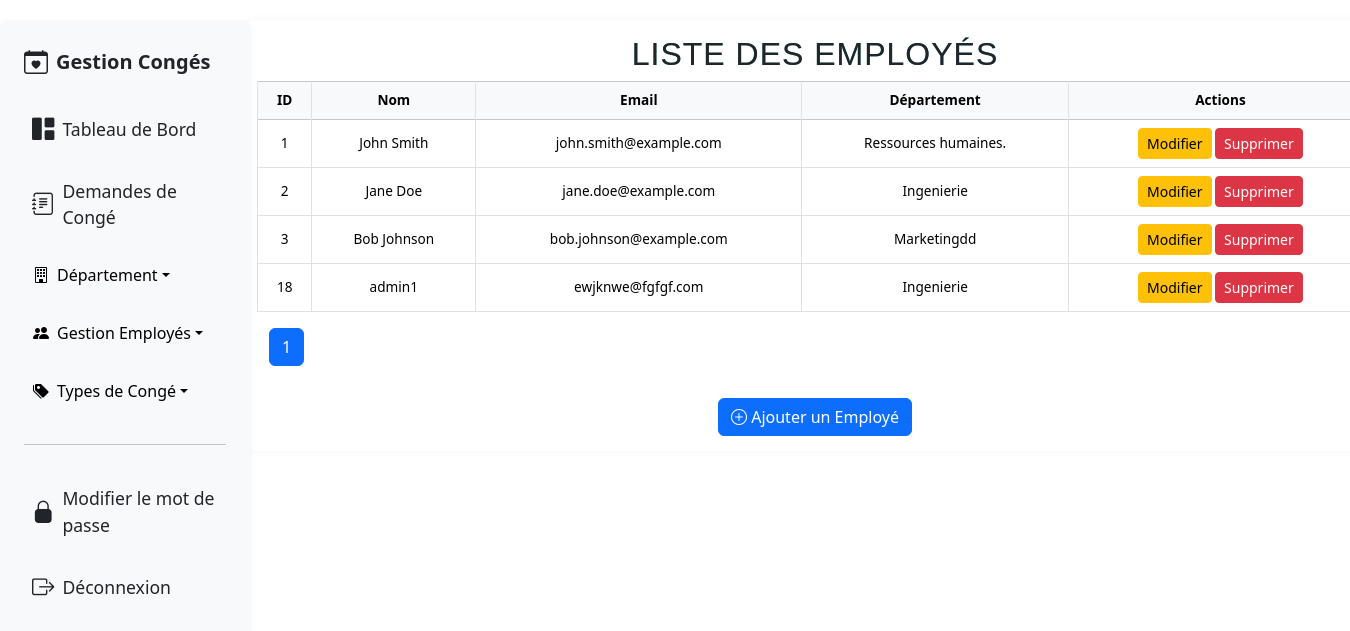
Page /admin/gereremployes.php (signed in) on the committed database.
### tables this page shows
CREATE TABLE `employes` (
  `id_employe` int(11) NOT NULL,
  `nom` varchar(100) NOT NULL,
  `email` varchar(100) NOT NULL,
  `telephone` varchar(20) DEFAULT NULL,
  `id_departement` int(11) DEFAULT NULL,
  `poste` varchar(100) DEFAULT NULL,
  `date_embauche` date DEFAULT NULL,
  `statut` varchar(50) NOT NULL DEFAULT 'Actif'
);

CREATE TABLE `departements` (
  `id_departement` int(11) NOT NULL,
  `nom_departement` varchar(100) NOT NULL
);

### admin/gereremployes.php (the view, shortened to what this page needs)
<?php
 if(!isset($_SESSION["username"])&&!isset($_SESSION["password"]) ){
      header("location: index.html");
 } else {
require_once "../connexion.php";
$num = 5;
$page = isset($_GET["page"]) ? $_GET["page"] : 1;
$depart = ($page - 1) * $num;
$emplSql = "SELECT e.*, d.nom_departement
FROM employes e
LEFT JOIN departements d ON e.id_departement = d.id_departement LIMIT $depart, $num";
$result = $connexion->query($emplSql);
$totalReq = "SELECT COUNT(*) AS total FROM employes";
$totalResult = mysqli_query($connexion, $totalReq);
$row = mysqli_fetch_assoc($totalResult);
$numberofrows = $row['total'];
?>
<!DOCTYPE html>
<html lang="fr">
<head>
    <link rel="stylesheet" href="../assets/style1.css">
</head>
<body>
    <div><?php include("includes/sidebar.php"); ?></div>
    <div class="container-fluid" style="margin-left: 140px;">
        <div class="table-container container-xl">
            <h2>Liste des Employés</h2>
            <table class="table table-bordered table-hover w-100">
                <thead class="table-light">
                    <tr>
                        <th>ID</th>
                        <th>Nom</th>
                        <th>Email</th>
                        <th>Département</th>
                        <th>Actions</th>
                    </tr>
                </thead>
                <tbody>
                    <?php while ($emp = $result->fetch_assoc()): ?>
                        <tr>
                            <td><?= $emp['id_employe'] ?></td>
                            <td><?= $emp['nom'] ?></td>
                            <td><?= $emp['email'] ?></td>
                            <td><?= $emp['nom_departement'] ?></td>
                            <td>
                                <a href="editemploye.php?id=<?= $emp['id_employe'] ?>" class="btn btn-sm btn-warning">Modifier</a>
                                <a href="?delete_id=<?= $emp['id_employe'] ?>" class="btn btn-sm btn-danger" onclick="return confirm('Supprimer cet employé ?');">Supprimer</a>
                            </td>
                        </tr>
                    <?php endwhile; ?>
                </tbody>
            </table>
            <div class="container d-flex">
                <?php
                $numberOFpages = ceil($numberofrows / $num);
                ?>
                <nav aria-label="Page navigation example">
                    <ul class="pagination justify-content-center">
                        <?php for ($i = 1; $i <= $numberOFpages; $i++): ?>
                            <li class="page-item <?= ($i == $page) ? 'active' : '' ?>">
                                <a class="page-link" href="gereremployes.php?page=<?= $i ?>"><?= $i ?></a>
                            </li>
                        <?php endfor; ?>
                    </ul>
                </nav>
            </div>
            <div class="text-center">
                <a href="ajouterEMPLOYEE.php" class="btn btn-primary mt-3"><i class="bi bi-plus-circle"></i> Ajouter un Employé</a>
            </div>
        </div>
    </div>
</body>
</html>
<?php } ?>

### assets/style1.css (style rules this page uses)
.table-container { background: #fff; padding: 15px; border-radius: 10px; box-shadow: 0 0 10px rgba(0,0,0,0.05); max-width: 800px; margin: 20px auto; overflow-x: auto; }
table { width: 100%; border-collapse: collapse; font-size: 0.85rem; margin-bottom: 0; }
table th, table td { padding: 6px 10px; text-align: center; border: 1px solid #dee2e6; vertical-align: middle; white-space: nowrap; }
table thead th { background-color: #f8f9fa; font-weight: 600; }
a { text-decoration: none; }
h2 { font-family: 'Poppins', sans-serif; font-weight: 700; font-size: 2rem; color: #333; text-align: center; margin-bottom: 30px; letter-spacing: 1px; text-transform: uppercase; background-image: linear-gradient(135deg, #4CAF50, #2196F3); -webkit-background-clip: text; color: transparent; transition: all 0.3s ease-in-out; }

### rows in the picture
employes: id_employe "1", nom "John Smith", email "john.smith@example.com", id_departement.nom_departement "Ressources humaines."
employes: id_employe "2", nom "Jane Doe", email "jane.doe@example.com", id_departement.nom_departement "Ingenierie"
employes: id_employe "3", nom "Bob Johnson", email "bob.johnson@example.com", id_departement.nom_departement "Marketingdd"
employes: id_employe "18", nom "admin1", email "ewjknwe@fgfgf.com", id_departement.nom_departement "Ingenierie"
